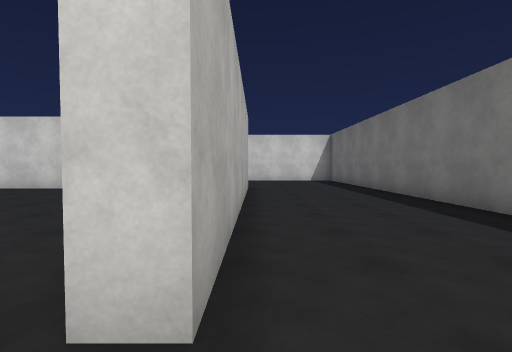
View 1 (above)

24 first-person views from a walk through a 3-D level made in the Unity game engine. The camera is 1.4 m above the floor, tilts 2° down and sees 85° across. The floor is counted in squares, 2 m on a side. Each view is taken from the middle of a square. On the plan, view 1 faces up. The plan holds only what a view shows up to about 9 squares ahead; the rest is blank. The place goes on beyond the plan. The player character is not drawn. Surface patterns are stand-ins for the level's own textures.

View 2
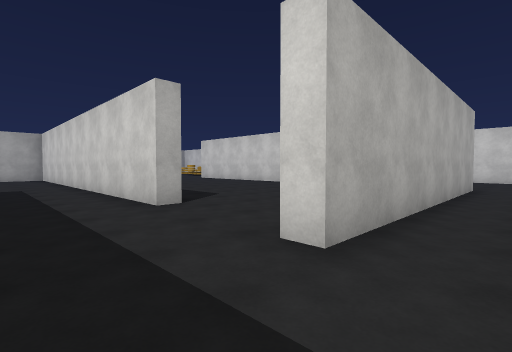

View 3
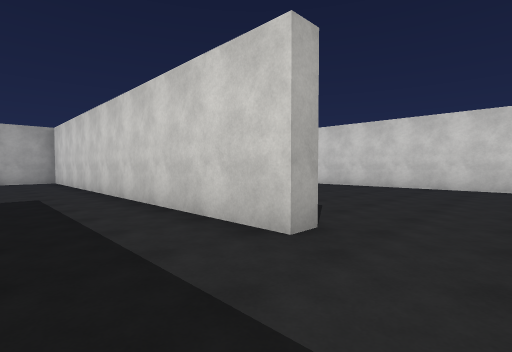

View 4
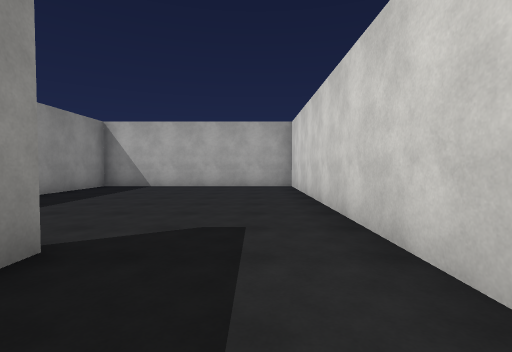

View 5
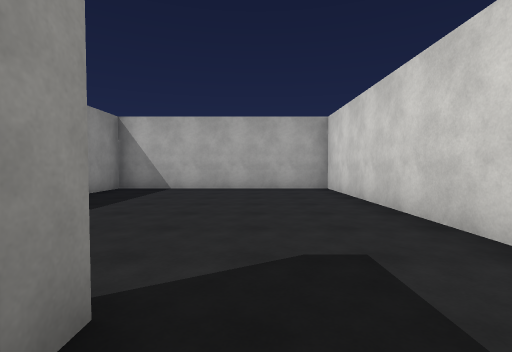

View 6
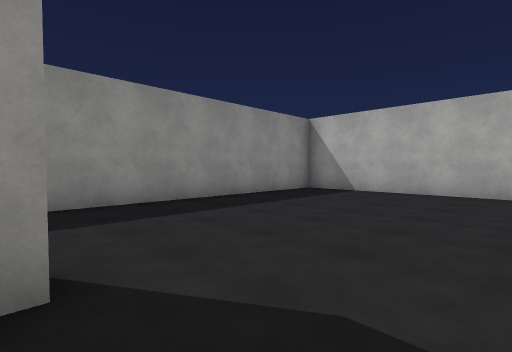

View 7
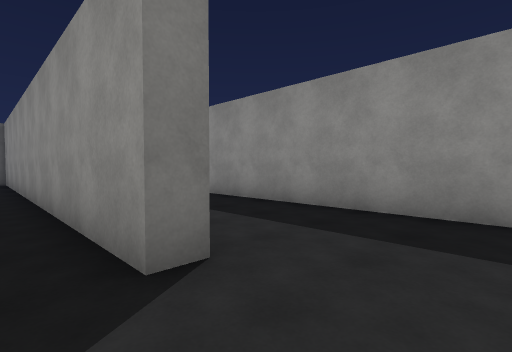

View 8
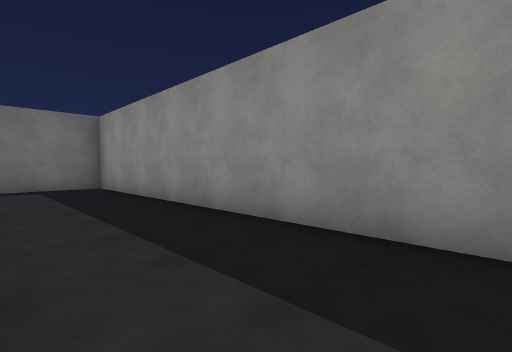

View 9
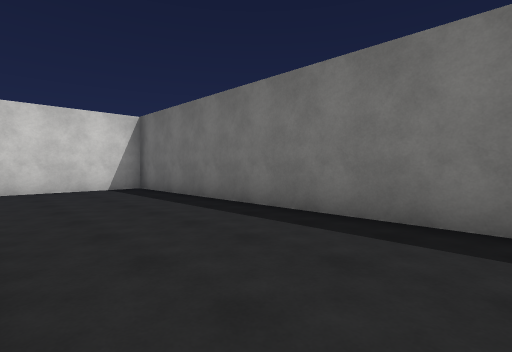

View 10
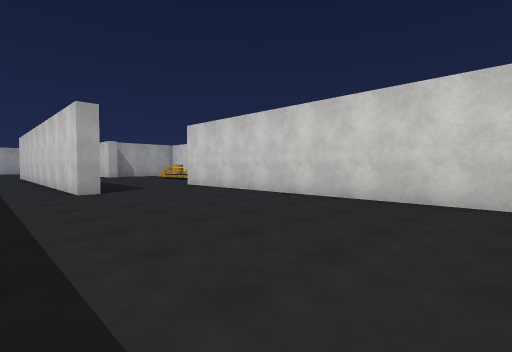

View 11
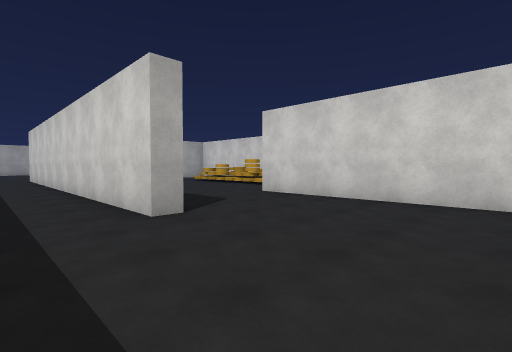

View 12
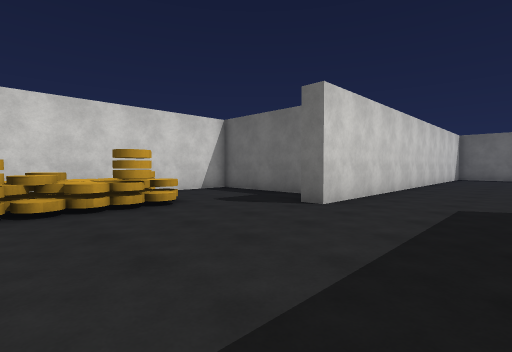

View 13
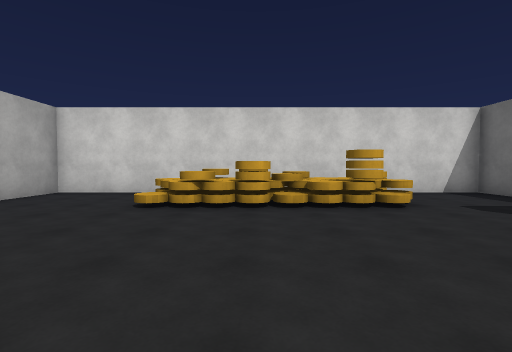

View 14
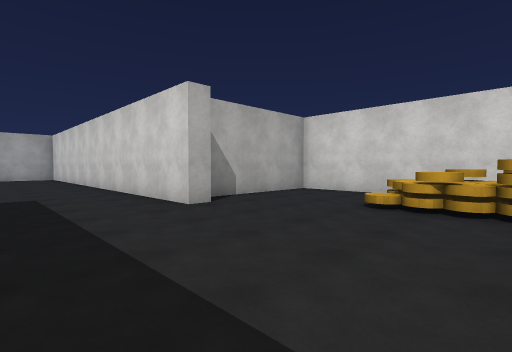

View 15
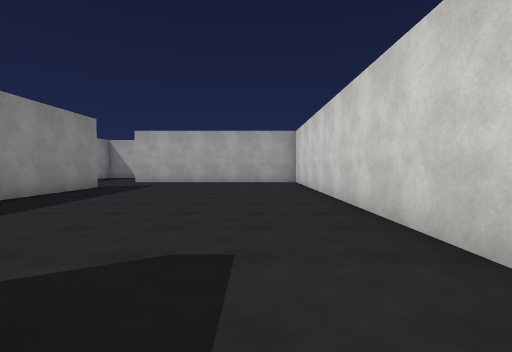

View 16
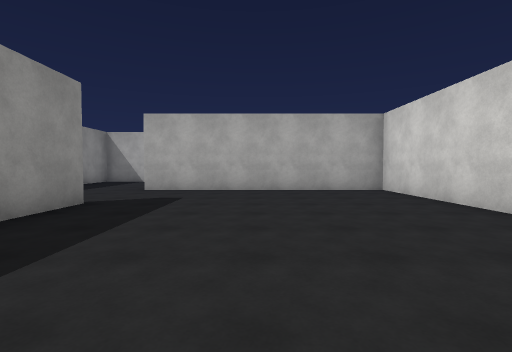

View 17
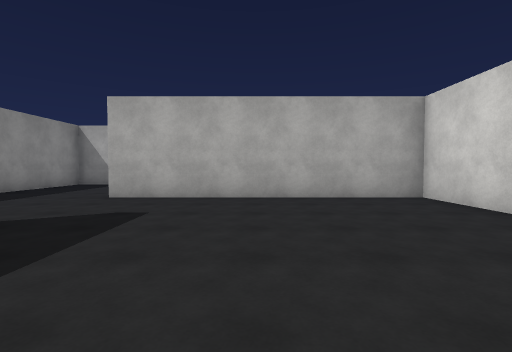

View 18
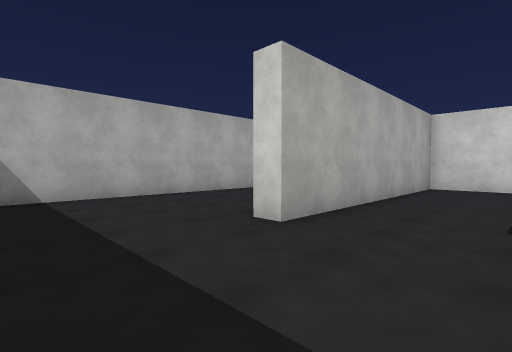

View 19
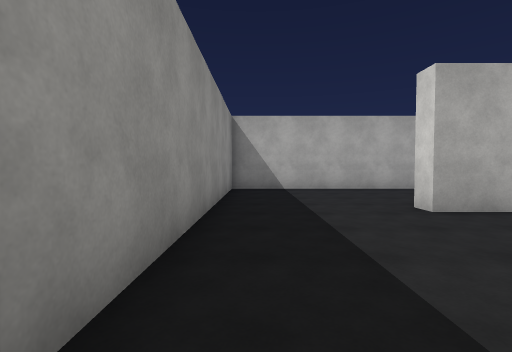

View 20
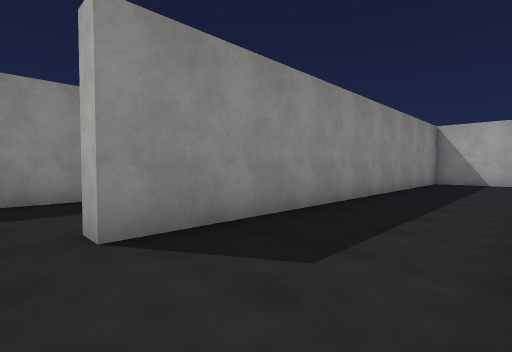

View 21
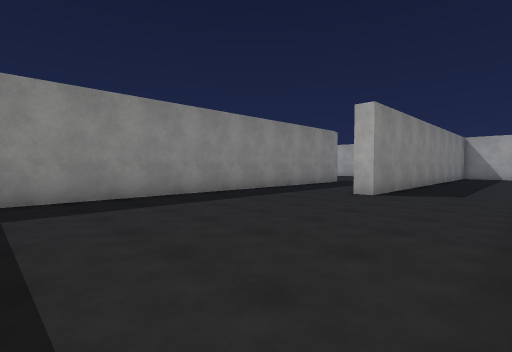

View 22
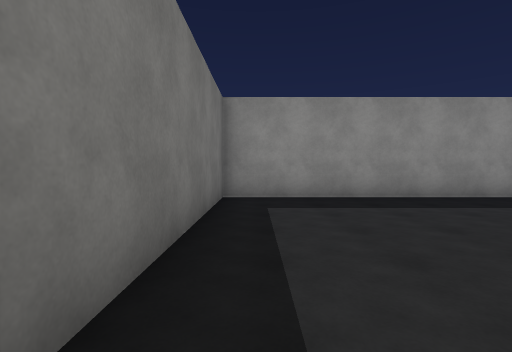

View 23
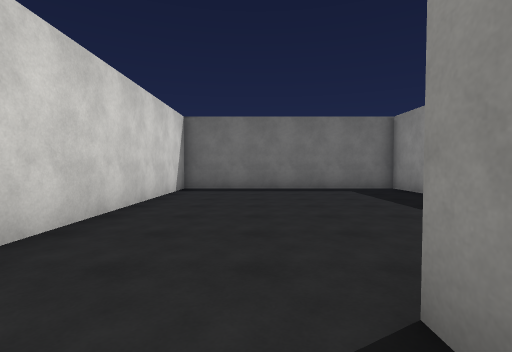

View 24
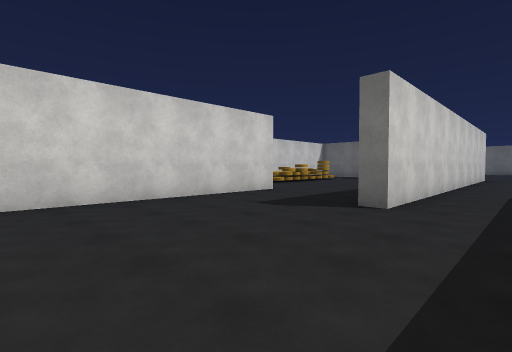

### Floor plan
Points are (right, up) in squares from view 1. A wall is a line through its corners. A room is listed if a view was taken in it or the views show most of it. See-through windows are left out.
Room 1 (views 1, 2, 3, 4, 5, 6, 7, 8, 9)
walls: (-3.7, 1.3) (-15.8, 1.3) (-15.8, -5.3) (-4, -5.3); (-8.3, -2.4) (-8.3, -1.7) (3.7, -1.7) (3.7, 0.6); (3.7, 3.9) (3.7, 13.8) (0.4, 13.8); (-0.2, 9.1) (-0.2, 1.1) (-0.8, 1.1)
ways out: opening at (-2.5, 2) to room 2
Room 2 (views 10, 11, 12, 13, 14, 15, 16, 17, 18, 19, 20, 21, 22, 23, 24)
walls: (-22.5, 9.2) (-22.5, 8.8) (-35.2, 8.8) (-35.2, 1.7) (-35.8, 1.7); (-18.4, 4.7) (-24.2, 4.7) (-24.2, 5.2); (-32.2, 1.8) (-28.6, 1.8); (-27.5, -5.3) (-20.3, -5.3) (-20.3, 1.3) (-26.6, 1.3); (-11.7, 5.2) (-11.7, 4.7); (-12.1, 10.2) (-12.1, 13.4) (-23.2, 13.4) (-23.2, 9.8); (-39.6, 5.1) (-39.6, -1.7) (-27.8, -1.7) (-27.8, -2.2); (-3.7, 1.9) (-3.7, 1.3); (-2.4, 8.8) (-13.5, 8.8) (-13.5, 9.2)
ways out: opening at (-2.5, 2) to room 1; opening at (-27, -3.5); opening at (-19.5, 3.5); opening at (-11, 3.5)
objects: other object (-20, 11); other object (-20, 12); disc (-19, 11); disc (-19, 12); disc (-18, 11); disc (-17, 11); other object (-17, 13); disc (-16, 11); disc (-15, 11); other object (-15, 12)

Where each view was taken, in squares from view 1:
view 1: 0 up, 0 right, facing up
view 2: 1 down, 1 right, facing up-left
view 3: 1 down, 2 left, facing up-left
view 4: 0 up, 6 left, facing left
view 5: 1 down, 7 left, facing left
view 6: 0 up, 8 left, facing down-left
view 7: 1 down, 10 left, facing down-right
view 8: 1 up, 6 left, facing down-right
view 9: 5 up, 0 right, facing up-right
view 10: 3 up, 4 left, facing up-left
view 11: 3 up, 8 left, facing up-left
view 12: 6 up, 18 left, facing up-right
view 13: 6 up, 18 left, facing up
view 14: 6 up, 18 left, facing up-left
view 15: 7 up, 23 left, facing left
view 16: 5 up, 27 left, facing left
view 17: 5 up, 29 left, facing left
view 18: 1 down, 33 left, facing up-left
view 19: 1 down, 31 left, facing left
view 20: 1 up, 27 left, facing down-left
view 21: 1 up, 21 left, facing down-left
view 22: 1 up, 21 left, facing down
view 23: 1 down, 29 left, facing right
view 24: 3 up, 29 left, facing up-right
